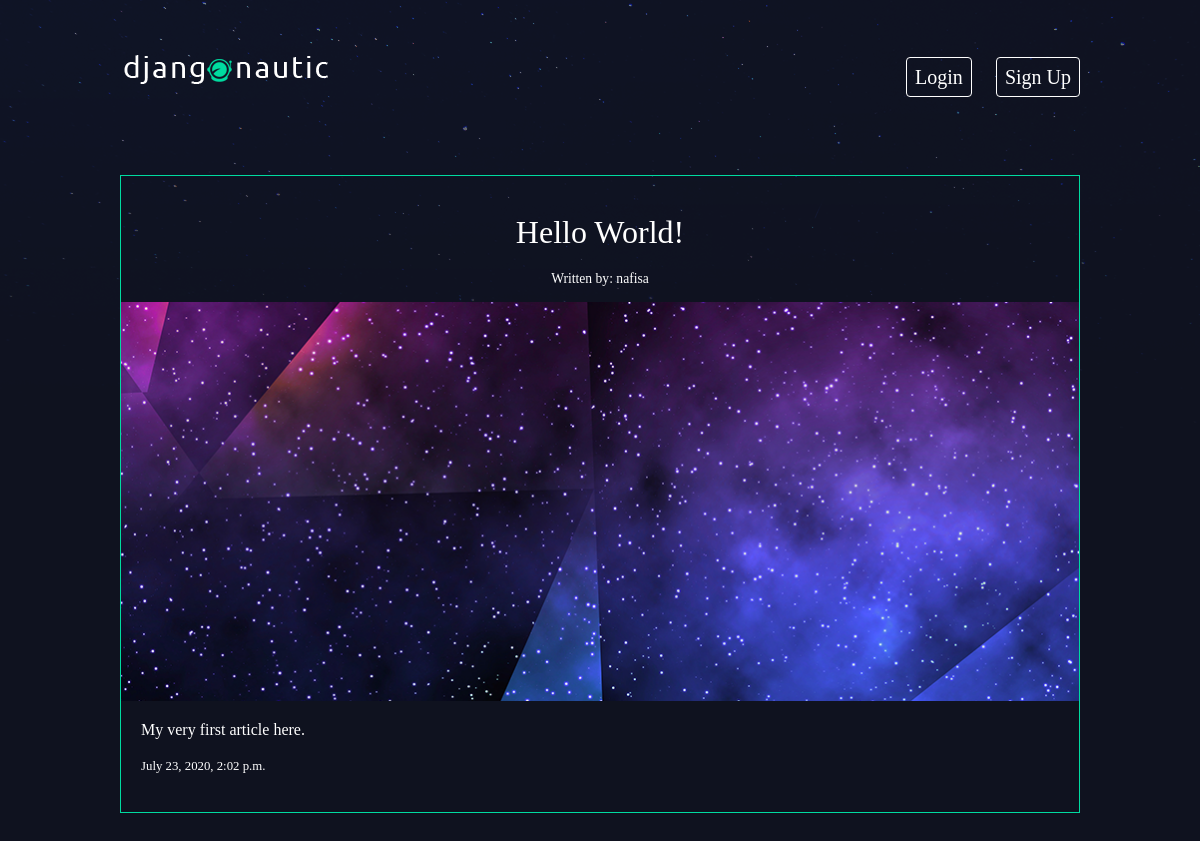
Screenshot of /articles/hello-world/ with the database file from the repository.
### articles/models.py (models this page shows, shortened)
class Article(models.Model):
    title = models.CharField(max_length=100)
    slug = models.SlugField()
    body = models.TextField()
    date = models.DateTimeField(auto_now_add=True)
    thumb = models.ImageField(default='default.png', blank=True)
    author = models.ForeignKey(User, on_delete=models.CASCADE, default=None)

### articles/views.py (the view)
# urls.py: path('<slug:slug>/', views.article_detail, name="detail"),
def article_detail(request, slug):
    article = Article.objects.get(slug=slug)
    return render(request, 'articles/article_detail.html', {'article': article})

### articles/templates/articles/article_detail.html
{% extends 'base_layout.html' %}
{% block content %}
    <div class="article-detail">
        <div class="article">
            <br> <h2>{{ article.title }}</h2>
            <h4> Written by: {{ article.author.username }} </h4>
            <img src="{{ article.thumb.url }}">
            <p> {{ article.body }} </p>
            <p class="date"> {{ article.date }} </p> <br>
        </div>
    </div>
{% endblock %}

### assets/styles.css (style rules this page uses)
body { background-color: #0f121f; background-image: url(/static/stars.png); background-repeat: no-repeat; color: #fff; }
body * { font-family: Ubuntu; }
h1, h2, h3, h4, h5 { font-weight: normal; margin: 0; }
.article { padding: 10px; border: 1px solid #00dba0; position: relative; padding-bottom: 40px; }
.article h2 { font-size: 1.3em; }
.article h4 { font-size: 0.8em; }
.article-detail .article { padding: 0; margin-top: 30px; }
.article-detail .article img { max-width: 100%; margin-top: 5px; }
.article-detail .article h2 { text-align: center; margin: 20px auto; font-size: 2em; }
.article-detail .article h4 { text-align: center; font-size: 0.85em; margin: 10px 20px; }
.article-detail .article p { margin-top: 20px; margin-bottom: 20px; margin-left: 20px; margin-right: 20px; text-align: justify; }
.article-detail .article .date { font-size: 0.8em; }

### rows the page displays
Article: title "Hello World!", author.username "nafisa", thumb (picture), body "My very first article here.", date "July 23, 2020, 2:02 p.m."
